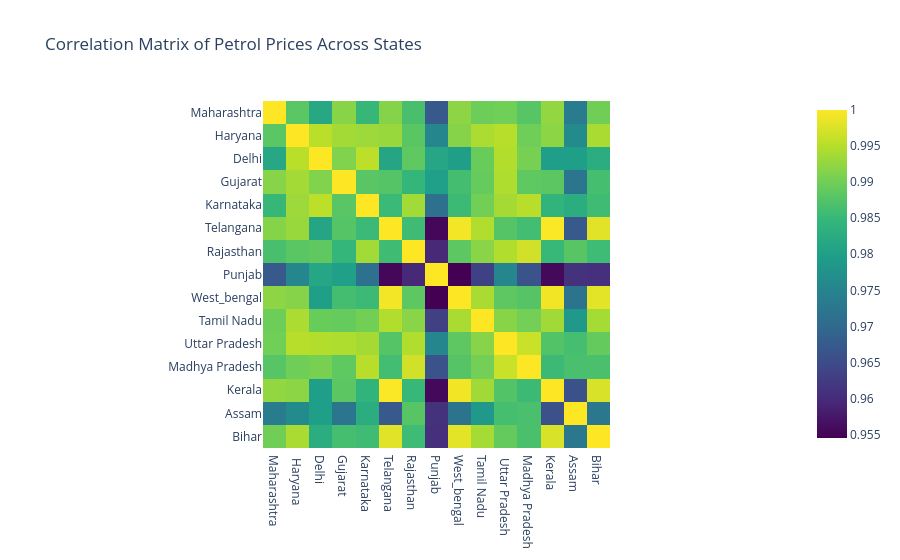

Notebook source saved alongside this figure:
### Code cell
numeric_columns = df.drop('date', axis=1)
correlation_matrix = numeric_columns.corr()

fig4 = px.imshow(
    correlation_matrix,
    x=numeric_columns.columns,
    y=numeric_columns.columns,
    color_continuous_scale='Viridis',
    title='Correlation Matrix of Petrol Prices Across States'
)
fig4.show()

### Figure 1 — Plotly figure (JSON) as saved in the notebook; plotly's stock layout.template omitted (floating-point values rounded to 4 significant figures; data arrays with more than 128 entries replaced by an {"elided": "..."} marker saying what was removed)
{"data": [{"coloraxis": "coloraxis", "hovertemplate": "x: %{x}<br>y: %{y}<br>color: %{z}<extra></extra>", "name": "0", "type": "heatmap", "x": ["Maharashtra", " Haryana", "Delhi", "Gujarat", "Karnataka", "Telangana", "Rajasthan", "Punjab", "West_bengal", "Tamil Nadu", " Uttar Pradesh", "Madhya Pradesh", "Kerala", "Assam", "Bihar"], "xaxis": "x", "y": ["Maharashtra", " Haryana", "Delhi", "Gujarat", "Karnataka", "Telangana", "Rajasthan", "Punjab", "West_bengal", "Tamil Nadu", " Uttar Pradesh", "Madhya Pradesh", "Kerala", "Assam", "Bihar"], "yaxis": "y", "z": {"elided": "15x15 float values"}}], "layout": {"coloraxis": {"colorscale": [[0, "#440154"], [0.1111, "#482878"], [0.2222, "#3e4989"], [0.3333, "#31688e"], [0.4444, "#26828e"], [0.5556, "#1f9e89"], [0.6667, "#35b779"], [0.7778, "#6ece58"], [0.8889, "#b5de2b"], [1, "#fde725"]]}, "title": {"text": "Correlation Matrix of Petrol Prices Across States"}, "xaxis": {"anchor": "y", "constrain": "domain", "domain": [0, 1], "scaleanchor": "y"}, "yaxis": {"anchor": "x", "autorange": "reversed", "constrain": "domain", "domain": [0, 1]}}}
